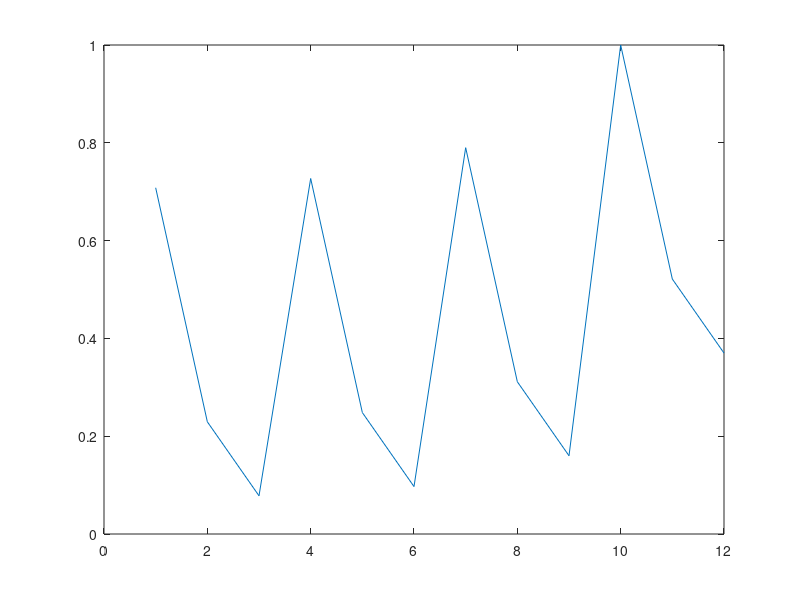

Source code (MATLAB):
clear all
%Model Parameters
phi_p = 0.1;
phi_g=0.3;
gamma=0.97% rate of change of primacy gradient across groups
sigma_gp=0.02% 
rho=0.3;

% make group markers

groupSize = [3 3 3 3];

gContext = [];
pContext = [];

for gz=1:length(groupSize)
    gContext = [gContext repmat(gz,1,groupSize(gz))];
    pContext = [pContext linspace(0,1,groupSize(gz))];
end

v_GV = phi_g.^abs(gContext(10)-gContext);
v_PV = phi_p.^abs(pContext(10)-pContext);

v = rho*v_GV + (1-rho)*v_PV;

plot(v);